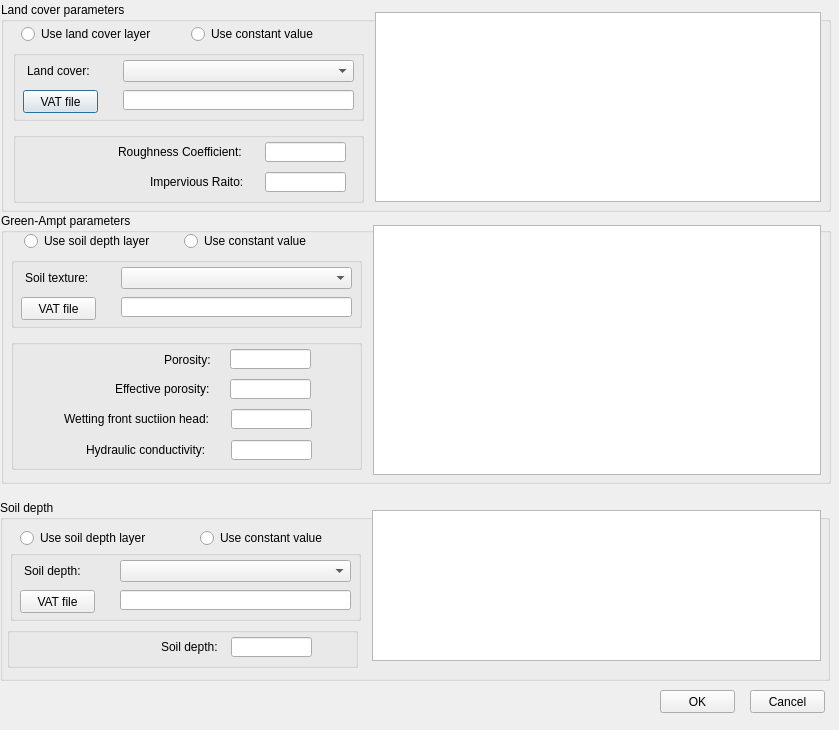
<?xml version="1.0" encoding="UTF-8"?>
<ui version="4.0">
 <class>Dialog</class>
 <widget class="QDialog" name="Dialog">
  <property name="geometry">
   <rect>
    <x>0</x>
    <y>0</y>
    <width>839</width>
    <height>730</height>
   </rect>
  </property>
  <property name="windowTitle">
   <string>Land Cover / Soil</string>
  </property>
  <widget class="QGroupBox" name="groupBox">
   <property name="geometry">
    <rect>
     <x>1</x>
     <y>2</y>
     <width>830</width>
     <height>210</height>
    </rect>
   </property>
   <property name="title">
    <string>Land cover parameters</string>
   </property>
   <widget class="QRadioButton" name="rbtUseLCLayer">
    <property name="geometry">
     <rect>
      <x>20</x>
      <y>24</y>
      <width>141</width>
      <height>16</height>
     </rect>
    </property>
    <property name="text">
     <string>Use land cover layer</string>
    </property>
   </widget>
   <widget class="QRadioButton" name="rbtUseConstLCAtt">
    <property name="geometry">
     <rect>
      <x>190</x>
      <y>24</y>
      <width>141</width>
      <height>16</height>
     </rect>
    </property>
    <property name="text">
     <string>Use constant value</string>
    </property>
   </widget>
   <widget class="QGroupBox" name="groupBox">
    <property name="geometry">
     <rect>
      <x>12</x>
      <y>48</y>
      <width>351</width>
      <height>71</height>
     </rect>
    </property>
    <widget class="QLabel" name="label">
     <property name="geometry">
      <rect>
       <x>14</x>
       <y>13</y>
       <width>71</width>
       <height>16</height>
      </rect>
     </property>
     <property name="text">
      <string>Land cover:</string>
     </property>
    </widget>
    <widget class="QPushButton" name="btnVatLand">
     <property name="geometry">
      <rect>
       <x>10</x>
       <y>40</y>
       <width>75</width>
       <height>23</height>
      </rect>
     </property>
     <property name="text">
      <string>VAT file</string>
     </property>
    </widget>
    <widget class="QComboBox" name="cmbLandCover">
     <property name="geometry">
      <rect>
       <x>110</x>
       <y>10</y>
       <width>231</width>
       <height>22</height>
      </rect>
     </property>
    </widget>
    <widget class="QLineEdit" name="txtLandCover">
     <property name="geometry">
      <rect>
       <x>110</x>
       <y>40</y>
       <width>231</width>
       <height>20</height>
      </rect>
     </property>
    </widget>
   </widget>
   <widget class="QGroupBox" name="groupBox_2">
    <property name="geometry">
     <rect>
      <x>12</x>
      <y>130</y>
      <width>351</width>
      <height>71</height>
     </rect>
    </property>
    <widget class="QLineEdit" name="txtCoefficient">
     <property name="geometry">
      <rect>
       <x>252</x>
       <y>10</y>
       <width>81</width>
       <height>20</height>
      </rect>
     </property>
    </widget>
    <widget class="QLineEdit" name="txtImpervious">
     <property name="geometry">
      <rect>
       <x>252</x>
       <y>40</y>
       <width>81</width>
       <height>20</height>
      </rect>
     </property>
    </widget>
    <widget class="QLabel" name="label_2">
     <property name="geometry">
      <rect>
       <x>105</x>
       <y>12</y>
       <width>141</width>
       <height>16</height>
      </rect>
     </property>
     <property name="text">
      <string>Roughness Coefficient:</string>
     </property>
    </widget>
    <widget class="QLabel" name="label_3">
     <property name="geometry">
      <rect>
       <x>137</x>
       <y>42</y>
       <width>111</width>
       <height>16</height>
      </rect>
     </property>
     <property name="text">
      <string>Impervious Raito:</string>
     </property>
    </widget>
   </widget>
   <widget class="QTableWidget" name="tlbLandCover">
    <property name="geometry">
     <rect>
      <x>374</x>
      <y>10</y>
      <width>446</width>
      <height>190</height>
     </rect>
    </property>
    <property name="editTriggers">
     <set>QAbstractItemView::AnyKeyPressed|QAbstractItemView::DoubleClicked|QAbstractItemView::EditKeyPressed|QAbstractItemView::SelectedClicked</set>
    </property>
    <property name="selectionBehavior">
     <enum>QAbstractItemView::SelectRows</enum>
    </property>
    <attribute name="verticalHeaderVisible">
     <bool>false</bool>
    </attribute>
   </widget>
   <zorder>rbtUseLCLayer</zorder>
   <zorder>rbtUseConstLCAtt</zorder>
   <zorder>groupBox</zorder>
   <zorder>tlbLandCover</zorder>
   <zorder>groupBox_2</zorder>
  </widget>
  <widget class="QGroupBox" name="groupBox_2">
   <property name="geometry">
    <rect>
     <x>1</x>
     <y>213</y>
     <width>830</width>
     <height>271</height>
    </rect>
   </property>
   <property name="title">
    <string>Green-Ampt parameters</string>
   </property>
   <widget class="QGroupBox" name="groupBox_4">
    <property name="geometry">
     <rect>
      <x>10</x>
      <y>126</y>
      <width>351</width>
      <height>131</height>
     </rect>
    </property>
    <widget class="QLineEdit" name="txtPorosity">
     <property name="geometry">
      <rect>
       <x>219</x>
       <y>10</y>
       <width>81</width>
       <height>20</height>
      </rect>
     </property>
    </widget>
    <widget class="QLineEdit" name="txtEffective_porosity">
     <property name="geometry">
      <rect>
       <x>219</x>
       <y>40</y>
       <width>81</width>
       <height>20</height>
      </rect>
     </property>
    </widget>
    <widget class="QLabel" name="label_5">
     <property name="geometry">
      <rect>
       <x>153</x>
       <y>13</y>
       <width>61</width>
       <height>16</height>
      </rect>
     </property>
     <property name="text">
      <string>Porosity:</string>
     </property>
    </widget>
    <widget class="QLabel" name="label_6">
     <property name="geometry">
      <rect>
       <x>104</x>
       <y>42</y>
       <width>111</width>
       <height>16</height>
      </rect>
     </property>
     <property name="text">
      <string>Effective porosity:</string>
     </property>
    </widget>
    <widget class="QLineEdit" name="txtSuction_head">
     <property name="geometry">
      <rect>
       <x>220</x>
       <y>70</y>
       <width>81</width>
       <height>20</height>
      </rect>
     </property>
    </widget>
    <widget class="QLabel" name="label_24">
     <property name="geometry">
      <rect>
       <x>53</x>
       <y>72</y>
       <width>160</width>
       <height>16</height>
      </rect>
     </property>
     <property name="text">
      <string>Wetting front suctiion head:</string>
     </property>
    </widget>
    <widget class="QLineEdit" name="txtConductiovity">
     <property name="geometry">
      <rect>
       <x>220</x>
       <y>101</y>
       <width>81</width>
       <height>20</height>
      </rect>
     </property>
    </widget>
    <widget class="QLabel" name="label_25">
     <property name="geometry">
      <rect>
       <x>75</x>
       <y>103</y>
       <width>131</width>
       <height>16</height>
      </rect>
     </property>
     <property name="text">
      <string>Hydraulic conductivity:</string>
     </property>
    </widget>
   </widget>
   <widget class="QGroupBox" name="groupBox_3">
    <property name="geometry">
     <rect>
      <x>10</x>
      <y>44</y>
      <width>351</width>
      <height>71</height>
     </rect>
    </property>
    <widget class="QLabel" name="label_4">
     <property name="geometry">
      <rect>
       <x>14</x>
       <y>13</y>
       <width>71</width>
       <height>16</height>
      </rect>
     </property>
     <property name="text">
      <string>Soil texture:</string>
     </property>
    </widget>
    <widget class="QPushButton" name="btnVatAmpt">
     <property name="geometry">
      <rect>
       <x>10</x>
       <y>40</y>
       <width>75</width>
       <height>23</height>
      </rect>
     </property>
     <property name="text">
      <string>VAT file</string>
     </property>
    </widget>
    <widget class="QComboBox" name="cmbSoilTexture">
     <property name="geometry">
      <rect>
       <x>110</x>
       <y>10</y>
       <width>231</width>
       <height>22</height>
      </rect>
     </property>
    </widget>
    <widget class="QLineEdit" name="txtSoilTexture">
     <property name="geometry">
      <rect>
       <x>110</x>
       <y>40</y>
       <width>231</width>
       <height>20</height>
      </rect>
     </property>
    </widget>
   </widget>
   <widget class="QRadioButton" name="rbtUseSoilTextureLayer">
    <property name="geometry">
     <rect>
      <x>23</x>
      <y>20</y>
      <width>141</width>
      <height>16</height>
     </rect>
    </property>
    <property name="text">
     <string>Use soil depth layer</string>
    </property>
   </widget>
   <widget class="QRadioButton" name="rbtUseConstTextureAtt">
    <property name="geometry">
     <rect>
      <x>183</x>
      <y>20</y>
      <width>141</width>
      <height>16</height>
     </rect>
    </property>
    <property name="text">
     <string>Use constant value</string>
    </property>
   </widget>
   <widget class="QTableWidget" name="tblGreenAmpt">
    <property name="geometry">
     <rect>
      <x>372</x>
      <y>12</y>
      <width>448</width>
      <height>250</height>
     </rect>
    </property>
    <property name="selectionBehavior">
     <enum>QAbstractItemView::SelectRows</enum>
    </property>
    <attribute name="verticalHeaderVisible">
     <bool>false</bool>
    </attribute>
   </widget>
   <zorder>groupBox_3</zorder>
   <zorder>rbtUseSoilTextureLayer</zorder>
   <zorder>rbtUseConstTextureAtt</zorder>
   <zorder>tblGreenAmpt</zorder>
   <zorder>groupBox_4</zorder>
  </widget>
  <widget class="QGroupBox" name="groupBox_3">
   <property name="geometry">
    <rect>
     <x>0</x>
     <y>500</y>
     <width>830</width>
     <height>181</height>
    </rect>
   </property>
   <property name="title">
    <string>Soil depth</string>
   </property>
   <widget class="QGroupBox" name="groupBox_5">
    <property name="geometry">
     <rect>
      <x>7</x>
      <y>127</y>
      <width>351</width>
      <height>41</height>
     </rect>
    </property>
    <widget class="QLineEdit" name="txtSoil_depth">
     <property name="geometry">
      <rect>
       <x>224</x>
       <y>10</y>
       <width>81</width>
       <height>20</height>
      </rect>
     </property>
    </widget>
    <widget class="QLabel" name="label_21">
     <property name="geometry">
      <rect>
       <x>154</x>
       <y>12</y>
       <width>61</width>
       <height>16</height>
      </rect>
     </property>
     <property name="text">
      <string>Soil depth:</string>
     </property>
    </widget>
   </widget>
   <widget class="QGroupBox" name="groupBox_6">
    <property name="geometry">
     <rect>
      <x>10</x>
      <y>50</y>
      <width>351</width>
      <height>71</height>
     </rect>
    </property>
    <widget class="QLabel" name="label_23">
     <property name="geometry">
      <rect>
       <x>14</x>
       <y>13</y>
       <width>71</width>
       <height>16</height>
      </rect>
     </property>
     <property name="text">
      <string>Soil depth:</string>
     </property>
    </widget>
    <widget class="QPushButton" name="btnVatDepth">
     <property name="geometry">
      <rect>
       <x>10</x>
       <y>40</y>
       <width>75</width>
       <height>23</height>
      </rect>
     </property>
     <property name="text">
      <string>VAT file</string>
     </property>
    </widget>
    <widget class="QComboBox" name="cmbSoilDepth">
     <property name="geometry">
      <rect>
       <x>110</x>
       <y>10</y>
       <width>231</width>
       <height>22</height>
      </rect>
     </property>
    </widget>
    <widget class="QLineEdit" name="txtSoilDepth">
     <property name="geometry">
      <rect>
       <x>110</x>
       <y>40</y>
       <width>231</width>
       <height>20</height>
      </rect>
     </property>
    </widget>
   </widget>
   <widget class="QTableWidget" name="tblSoilDepth">
    <property name="geometry">
     <rect>
      <x>372</x>
      <y>10</y>
      <width>449</width>
      <height>151</height>
     </rect>
    </property>
    <property name="selectionBehavior">
     <enum>QAbstractItemView::SelectRows</enum>
    </property>
    <attribute name="verticalHeaderVisible">
     <bool>false</bool>
    </attribute>
   </widget>
   <widget class="QRadioButton" name="rbtUseSoilDepthLayer">
    <property name="geometry">
     <rect>
      <x>20</x>
      <y>30</y>
      <width>151</width>
      <height>16</height>
     </rect>
    </property>
    <property name="text">
     <string>Use soil depth layer</string>
    </property>
   </widget>
   <widget class="QRadioButton" name="rbtUseConstDepth">
    <property name="geometry">
     <rect>
      <x>200</x>
      <y>30</y>
      <width>141</width>
      <height>16</height>
     </rect>
    </property>
    <property name="text">
     <string>Use constant value</string>
    </property>
   </widget>
   <zorder>groupBox_6</zorder>
   <zorder>rbtUseSoilDepthLayer</zorder>
   <zorder>rbtUseConstDepth</zorder>
   <zorder>tblSoilDepth</zorder>
   <zorder>groupBox_5</zorder>
  </widget>
  <widget class="QPushButton" name="btnOK">
   <property name="geometry">
    <rect>
     <x>660</x>
     <y>690</y>
     <width>75</width>
     <height>23</height>
    </rect>
   </property>
   <property name="text">
    <string>OK</string>
   </property>
  </widget>
  <widget class="QPushButton" name="btnCancel">
   <property name="geometry">
    <rect>
     <x>750</x>
     <y>690</y>
     <width>75</width>
     <height>23</height>
    </rect>
   </property>
   <property name="text">
    <string>Cancel</string>
   </property>
  </widget>
 </widget>
 <resources/>
 <connections/>
</ui>
